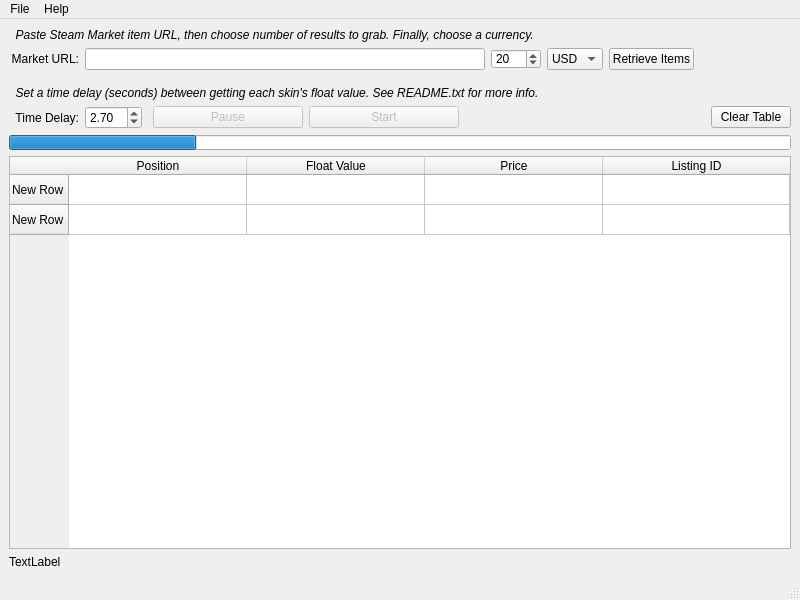
<?xml version="1.0" encoding="UTF-8"?>
<ui version="4.0">
 <class>MainWindow</class>
 <widget class="QMainWindow" name="MainWindow">
  <property name="geometry">
   <rect>
    <x>0</x>
    <y>0</y>
    <width>800</width>
    <height>600</height>
   </rect>
  </property>
  <property name="minimumSize">
   <size>
    <width>800</width>
    <height>600</height>
   </size>
  </property>
  <property name="windowTitle">
   <string>CS:GO Market Float Finder</string>
  </property>
  <property name="windowIcon">
   <iconset>
    <normaloff>logo.png</normaloff>logo.png</iconset>
  </property>
  <widget class="QWidget" name="centralwidget">
   <layout class="QVBoxLayout" name="verticalLayout_2">
    <item>
     <layout class="QVBoxLayout" name="verticalLayout">
      <item>
       <layout class="QGridLayout" name="gridLayout">
        <item row="3" column="0">
         <widget class="QLabel" name="label_3">
          <property name="font">
           <font>
            <italic>true</italic>
           </font>
          </property>
          <property name="text">
           <string>  Set a time delay (seconds) between getting each skin's float value. See README.txt for more info.</string>
          </property>
         </widget>
        </item>
        <item row="4" column="0">
         <layout class="QHBoxLayout" name="horizontalLayout">
          <item>
           <widget class="QLabel" name="label_2">
            <property name="sizePolicy">
             <sizepolicy hsizetype="Fixed" vsizetype="Preferred">
              <horstretch>0</horstretch>
              <verstretch>0</verstretch>
             </sizepolicy>
            </property>
            <property name="minimumSize">
             <size>
              <width>70</width>
              <height>0</height>
             </size>
            </property>
            <property name="maximumSize">
             <size>
              <width>70</width>
              <height>16777215</height>
             </size>
            </property>
            <property name="text">
             <string>Time Delay:</string>
            </property>
            <property name="alignment">
             <set>Qt::AlignRight|Qt::AlignTrailing|Qt::AlignVCenter</set>
            </property>
           </widget>
          </item>
          <item>
           <widget class="QDoubleSpinBox" name="DelaySpinner">
            <property name="sizePolicy">
             <sizepolicy hsizetype="Fixed" vsizetype="Fixed">
              <horstretch>0</horstretch>
              <verstretch>0</verstretch>
             </sizepolicy>
            </property>
            <property name="toolTip">
             <string>Delay between loading float value (seconds)</string>
            </property>
            <property name="maximum">
             <double>20.000000000000000</double>
            </property>
            <property name="singleStep">
             <double>0.050000000000000</double>
            </property>
            <property name="value">
             <double>2.700000000000000</double>
            </property>
           </widget>
          </item>
          <item>
           <spacer name="horizontalSpacer_2">
            <property name="orientation">
             <enum>Qt::Horizontal</enum>
            </property>
            <property name="sizeType">
             <enum>QSizePolicy::Fixed</enum>
            </property>
            <property name="sizeHint" stdset="0">
             <size>
              <width>5</width>
              <height>20</height>
             </size>
            </property>
           </spacer>
          </item>
          <item>
           <widget class="QPushButton" name="PauseButton">
            <property name="enabled">
             <bool>false</bool>
            </property>
            <property name="sizePolicy">
             <sizepolicy hsizetype="Fixed" vsizetype="Fixed">
              <horstretch>0</horstretch>
              <verstretch>0</verstretch>
             </sizepolicy>
            </property>
            <property name="minimumSize">
             <size>
              <width>150</width>
              <height>0</height>
             </size>
            </property>
            <property name="maximumSize">
             <size>
              <width>150</width>
              <height>16777215</height>
             </size>
            </property>
            <property name="toolTip">
             <string>Pause processing skin floats</string>
            </property>
            <property name="text">
             <string>Pause</string>
            </property>
           </widget>
          </item>
          <item>
           <widget class="QPushButton" name="StartButton">
            <property name="enabled">
             <bool>false</bool>
            </property>
            <property name="sizePolicy">
             <sizepolicy hsizetype="Fixed" vsizetype="Fixed">
              <horstretch>0</horstretch>
              <verstretch>0</verstretch>
             </sizepolicy>
            </property>
            <property name="minimumSize">
             <size>
              <width>150</width>
              <height>0</height>
             </size>
            </property>
            <property name="maximumSize">
             <size>
              <width>150</width>
              <height>16777215</height>
             </size>
            </property>
            <property name="toolTip">
             <string>Start processing skin floats</string>
            </property>
            <property name="text">
             <string>Start</string>
            </property>
           </widget>
          </item>
          <item>
           <spacer name="horizontalSpacer_3">
            <property name="orientation">
             <enum>Qt::Horizontal</enum>
            </property>
            <property name="sizeType">
             <enum>QSizePolicy::Expanding</enum>
            </property>
            <property name="sizeHint" stdset="0">
             <size>
              <width>40</width>
              <height>20</height>
             </size>
            </property>
           </spacer>
          </item>
          <item>
           <widget class="QPushButton" name="ClearButton">
            <property name="text">
             <string>Clear Table</string>
            </property>
           </widget>
          </item>
         </layout>
        </item>
        <item row="1" column="0">
         <layout class="QHBoxLayout" name="horizontalLayout_2">
          <item>
           <widget class="QLabel" name="label">
            <property name="enabled">
             <bool>true</bool>
            </property>
            <property name="sizePolicy">
             <sizepolicy hsizetype="Fixed" vsizetype="Fixed">
              <horstretch>0</horstretch>
              <verstretch>0</verstretch>
             </sizepolicy>
            </property>
            <property name="minimumSize">
             <size>
              <width>70</width>
              <height>0</height>
             </size>
            </property>
            <property name="text">
             <string>Market URL:</string>
            </property>
            <property name="alignment">
             <set>Qt::AlignRight|Qt::AlignTrailing|Qt::AlignVCenter</set>
            </property>
           </widget>
          </item>
          <item>
           <widget class="QLineEdit" name="URLBox">
            <property name="sizePolicy">
             <sizepolicy hsizetype="Expanding" vsizetype="Fixed">
              <horstretch>0</horstretch>
              <verstretch>0</verstretch>
             </sizepolicy>
            </property>
            <property name="minimumSize">
             <size>
              <width>400</width>
              <height>0</height>
             </size>
            </property>
            <property name="maximumSize">
             <size>
              <width>600</width>
              <height>16777215</height>
             </size>
            </property>
            <property name="toolTip">
             <string>Steam Market URL</string>
            </property>
           </widget>
          </item>
          <item>
           <widget class="QSpinBox" name="CountSpinner">
            <property name="sizePolicy">
             <sizepolicy hsizetype="Fixed" vsizetype="Fixed">
              <horstretch>0</horstretch>
              <verstretch>0</verstretch>
             </sizepolicy>
            </property>
            <property name="minimumSize">
             <size>
              <width>50</width>
              <height>0</height>
             </size>
            </property>
            <property name="maximumSize">
             <size>
              <width>100</width>
              <height>20</height>
             </size>
            </property>
            <property name="toolTip">
             <string>Number of skins to retrieve (1 - 100)</string>
            </property>
            <property name="minimum">
             <number>1</number>
            </property>
            <property name="maximum">
             <number>100</number>
            </property>
            <property name="value">
             <number>20</number>
            </property>
           </widget>
          </item>
          <item>
           <widget class="QComboBox" name="CurrencySelector">
            <property name="toolTip">
             <string>Desired currency of skins</string>
            </property>
            <item>
             <property name="text">
              <string>USD</string>
             </property>
            </item>
            <item>
             <property name="text">
              <string>GBP</string>
             </property>
            </item>
            <item>
             <property name="text">
              <string>EUR</string>
             </property>
            </item>
            <item>
             <property name="text">
              <string>RUB</string>
             </property>
            </item>
            <item>
             <property name="text">
              <string>CAD</string>
             </property>
            </item>
            <item>
             <property name="text">
              <string>BRL</string>
             </property>
            </item>
           </widget>
          </item>
          <item>
           <widget class="QPushButton" name="RetrieveButton">
            <property name="sizePolicy">
             <sizepolicy hsizetype="Fixed" vsizetype="Fixed">
              <horstretch>0</horstretch>
              <verstretch>0</verstretch>
             </sizepolicy>
            </property>
            <property name="minimumSize">
             <size>
              <width>85</width>
              <height>0</height>
             </size>
            </property>
            <property name="maximumSize">
             <size>
              <width>85</width>
              <height>16777215</height>
             </size>
            </property>
            <property name="toolTip">
             <string/>
            </property>
            <property name="text">
             <string>Retrieve Items</string>
            </property>
           </widget>
          </item>
          <item>
           <spacer name="horizontalSpacer">
            <property name="orientation">
             <enum>Qt::Horizontal</enum>
            </property>
            <property name="sizeHint" stdset="0">
             <size>
              <width>5</width>
              <height>20</height>
             </size>
            </property>
           </spacer>
          </item>
         </layout>
        </item>
        <item row="2" column="0">
         <spacer name="verticalSpacer">
          <property name="orientation">
           <enum>Qt::Vertical</enum>
          </property>
          <property name="sizeType">
           <enum>QSizePolicy::Fixed</enum>
          </property>
          <property name="sizeHint" stdset="0">
           <size>
            <width>20</width>
            <height>10</height>
           </size>
          </property>
         </spacer>
        </item>
        <item row="0" column="0">
         <widget class="QLabel" name="label_4">
          <property name="font">
           <font>
            <italic>true</italic>
           </font>
          </property>
          <property name="text">
           <string>  Paste Steam Market item URL, then choose number of results to grab. Finally, choose a currency.</string>
          </property>
         </widget>
        </item>
       </layout>
      </item>
      <item>
       <widget class="QProgressBar" name="progressBar_2">
        <property name="enabled">
         <bool>true</bool>
        </property>
        <property name="maximumSize">
         <size>
          <width>16777215</width>
          <height>15</height>
         </size>
        </property>
        <property name="value">
         <number>24</number>
        </property>
        <property name="textVisible">
         <bool>false</bool>
        </property>
        <property name="invertedAppearance">
         <bool>false</bool>
        </property>
       </widget>
      </item>
      <item>
       <widget class="QTableWidget" name="tableWidget">
        <property name="enabled">
         <bool>true</bool>
        </property>
        <property name="editTriggers">
         <set>QAbstractItemView::NoEditTriggers</set>
        </property>
        <property name="alternatingRowColors">
         <bool>false</bool>
        </property>
        <property name="iconSize">
         <size>
          <width>0</width>
          <height>0</height>
         </size>
        </property>
        <property name="horizontalScrollMode">
         <enum>QAbstractItemView::ScrollPerPixel</enum>
        </property>
        <property name="sortingEnabled">
         <bool>true</bool>
        </property>
        <property name="cornerButtonEnabled">
         <bool>true</bool>
        </property>
        <property name="rowCount">
         <number>2</number>
        </property>
        <property name="columnCount">
         <number>4</number>
        </property>
        <attribute name="horizontalHeaderDefaultSectionSize">
         <number>178</number>
        </attribute>
        <attribute name="horizontalHeaderMinimumSectionSize">
         <number>50</number>
        </attribute>
        <attribute name="horizontalHeaderStretchLastSection">
         <bool>true</bool>
        </attribute>
        <row>
         <property name="text">
          <string>New Row</string>
         </property>
         <property name="background">
          <color>
           <red>0</red>
           <green>0</green>
           <blue>0</blue>
          </color>
         </property>
        </row>
        <row>
         <property name="text">
          <string>New Row</string>
         </property>
        </row>
        <column>
         <property name="text">
          <string>Position</string>
         </property>
        </column>
        <column>
         <property name="text">
          <string>Float Value</string>
         </property>
        </column>
        <column>
         <property name="text">
          <string>Price</string>
         </property>
        </column>
        <column>
         <property name="text">
          <string>Listing ID</string>
         </property>
        </column>
       </widget>
      </item>
     </layout>
    </item>
    <item>
     <widget class="QLabel" name="label_5">
      <property name="text">
       <string>TextLabel</string>
      </property>
     </widget>
    </item>
   </layout>
  </widget>
  <widget class="QMenuBar" name="menubar">
   <property name="geometry">
    <rect>
     <x>0</x>
     <y>0</y>
     <width>800</width>
     <height>21</height>
    </rect>
   </property>
   <widget class="QMenu" name="menuHelp">
    <property name="title">
     <string>Help</string>
    </property>
    <addaction name="actionAbout"/>
   </widget>
   <widget class="QMenu" name="menuFile">
    <property name="title">
     <string>File</string>
    </property>
    <addaction name="actionExport_results_as_csv"/>
    <addaction name="separator"/>
    <addaction name="actionQuit"/>
   </widget>
   <addaction name="menuFile"/>
   <addaction name="menuHelp"/>
  </widget>
  <widget class="QStatusBar" name="statusbar"/>
  <action name="actionOption1">
   <property name="text">
    <string>Option1</string>
   </property>
  </action>
  <action name="actionAbout">
   <property name="text">
    <string>Readme</string>
   </property>
  </action>
  <action name="actionExport_results_as_csv">
   <property name="text">
    <string>Export results as .csv</string>
   </property>
  </action>
  <action name="actionQuit">
   <property name="text">
    <string>Quit</string>
   </property>
  </action>
 </widget>
 <resources/>
 <connections>
  <connection>
   <sender>actionQuit</sender>
   <signal>activated()</signal>
   <receiver>MainWindow</receiver>
   <slot>close()</slot>
   <hints>
    <hint type="sourcelabel">
     <x>-1</x>
     <y>-1</y>
    </hint>
    <hint type="destinationlabel">
     <x>433</x>
     <y>299</y>
    </hint>
   </hints>
  </connection>
 </connections>
</ui>
